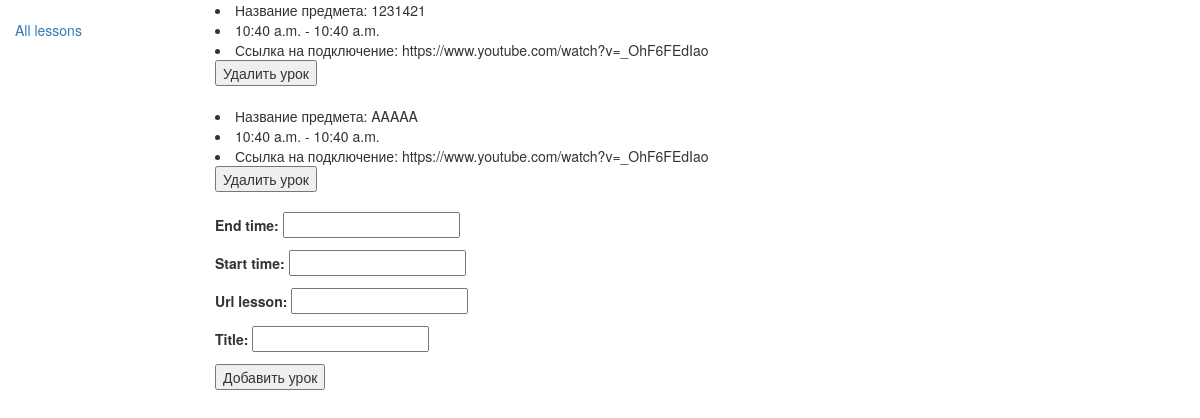
Screenshot of /lessons/ with the database file from the repository.
### core/models.py (models this page shows)
class Lesson(models.Model):
    title = models.CharField(max_length=100)
    url_lesson = models.URLField()
    start_time = models.TimeField()
    end_time = models.TimeField()

### core/views.py (the view, shortened to what this page needs)
# urls.py: path('lessons/',views.get_lessons,name="lessons"),
def get_lessons(request):
    form = CreateLessonForm()
    if request.method == "GET":
        lessons = Lesson.objects.all()
        return render(request,"lesson.html",{"form" : form, "lessons" : lessons})
    lessons = Lesson.objects.all()
    return render(request,"lesson.html",{"form" : form, "lessons" : lessons})

### core/forms.py
class CreateLessonForm(ModelForm):
    class Meta:
	    model = Lesson
	    fields = ["end_time", "start_time", "url_lesson", "title"]

### templates/lesson.html (shortened to what this page needs)
{% extends 'base_generic.html' %}
{% block content %}
{% load crispy_forms_tags %}
    <table>
        {%for lesson in lessons %}
            <form action="{% url 'delete_lesson' lesson.id %}" method="POST" enctype="multipart/form-data">
                <li>Название предмета: {{lesson.title}}</li>
                <li>{{lesson.start_time}} - {{lesson.end_time}}</li>
                <li>Ссылка на подключение: {{lesson.url_lesson}}</li>
                <button type="submit">Удалить урок</button>
                <br></br>
            </form>
        {% endfor %}
    </table>
<form method="post" enctype="multipart/form-data">
    {{form.as_p}}
    <button type="submit">Добавить урок</button>
</form>
{% endblock %}

### rows the page displays
Lesson: title "1231421", start_time "10:40 a.m.", end_time "10:40 a.m.", url_lesson "https://www.youtube.com/watch?v=_OhF6FEdIao"
Lesson: title "AAAAA", start_time "10:40 a.m.", end_time "10:40 a.m.", url_lesson "https://www.youtube.com/watch?v=_OhF6FEdIao"
